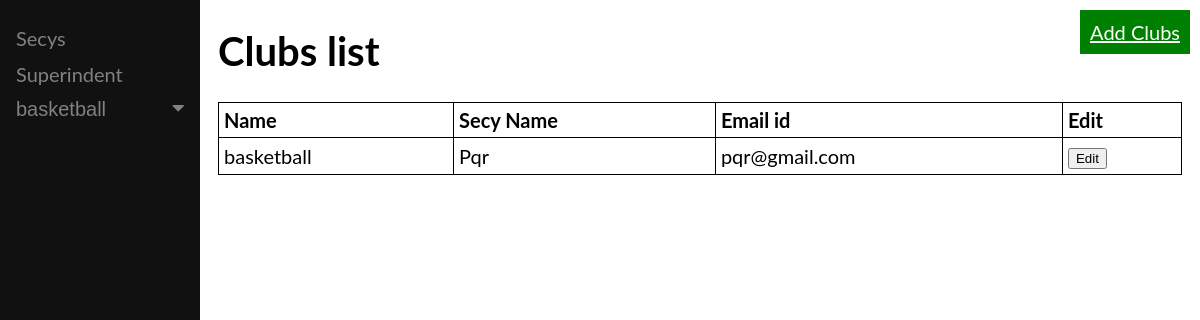
Page /sportapp/clubsList/ on the earlier database version.
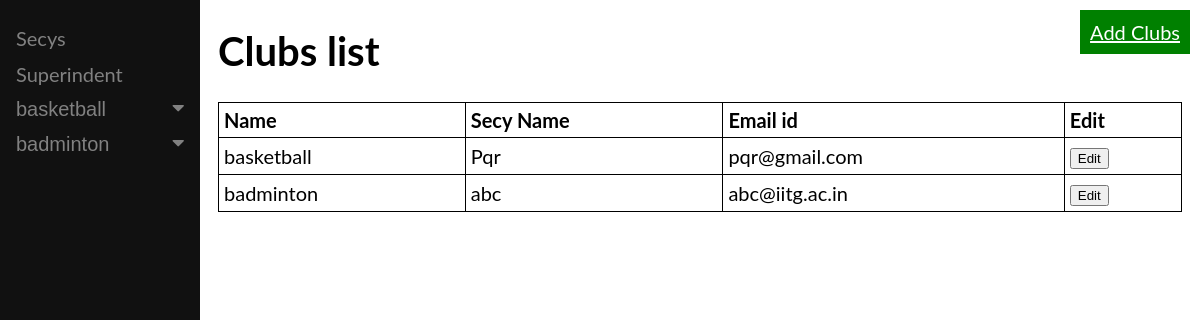
Same page on the later database version.
### sportapp/models.py (models this page shows, shortened)
class clubs(models.Model):
    name = models.CharField(max_length=30,help_text='Enter a club name')
    secy_name= models.CharField(max_length=30,help_text='Enter a secy name')
    email=  models.EmailField()

### sportapp/views.py (the view)
# urls.py: path('clubsList/',views.ClubsListView.as_view(),name='clubsList'),
class ClubsListView(ListView):
    model = clubs
    template_name = 'sportapp/clubs_list.html'

### sportapp/templates/sportapp/clubs_list.html (shortened to what this page needs)
<!DOCTYPE html>
<html>
<head>
<link rel="stylesheet" href="https://cdnjs.cloudflare.com/ajax/libs/font-awesome/4.7.0/css/font-awesome.min.css">
</head>
<body>
<div class="sidenav">
    <a  href="{% url 'clubsList' %}">Secys</a>
    <a href="{% url 'superindent' %}">Superindent</a>
    {% if clubs_list %}
    {% for club in clubs_list %}
  <button class="dropdown-btn">{{club.name}}
    <i class="fa fa-caret-down"></i>
  </button>
  {% endfor %}
  {% endif %}
</div>
<div class="main">
    <a href="{% url 'clubs' %}" class="myButton">Add Clubs</a>
    <h1>
        Clubs list
    </h1>
    {% if clubs_list %}
    <table style="width:100%">
        <tr>
            <th>Name</th>
            <th>Secy Name</th>
            <th>Email id</th>
            <th>Edit</th>
          </tr>
      {% for club in clubs_list %}
      <tr>
        <td>{{club.name}}</button></a></td>
        <td>{{club.secy_name}}</td>
        <td>{{club.email}}</td>
        <td><a href="{% url 'editClub' club.pk %}"><button>Edit</button></a></td>
      </tr>
    {% endfor %}
</table>
  {% else %}
    <p>There are no Clubs </p>
  {% endif %}
</div>
</body>
</html>

Differences in the rows shown:
added clubs: name "badminton", secy_name "abc", email "abc@iitg.ac.in"
